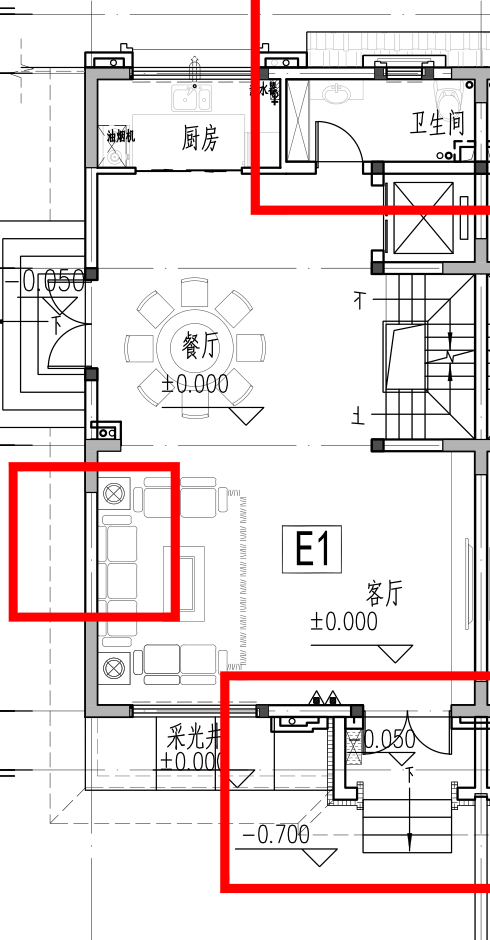
#> input picture drawings/输入01_别墅一层平面图.png, 490 x 940 px, found by its file name
$ python crop.py
#> lines starting #> are read from the running program, lines starting #| are printed output that depends on the picture
# -*- coding: utf-8 -*-
import os
from PIL import Image

SRC1 = r'D:\图片\留存记录\文章\火山\202609Seed-2.1-pro约稿\参考资料\图纸\挑选\输入01_别墅一层平面图.png'
SRC2 = r'D:\图片\留存记录\文章\火山\202609Seed-2.1-pro约稿\参考资料\图纸\挑选\输入02_别墅二层平面图.png'
OUT = r'D:\code\Drawing\_work'
os.makedirs(OUT, exist_ok=True)

def tiles(src, tag, W, H, rows, cols, scale=3):
#> called with tag = 'f1', W = 490, H = 940, rows = 4, cols = 2, scale = 3
    im = Image.open(src).convert('RGB')
#> im is the input picture: PIL image 490x940 RGB; mean R, G, B 235.8, 226.6, 226.6
    w, h = im.size
#> w = 490; h = 940
    rh = h // rows
#> rh = 235
    cw = w // cols
#> cw = 245
    ov_r = int(rh * 0.18)
#> ov_r = 42
    ov_c = int(cw * 0.18)
#> ov_c = 44
    for r in range(rows):
        for c in range(cols):
            t = max(0, r*rh - (ov_r if r > 0 else 0))
            b = min(h, (r+1)*rh + (ov_r if r < rows-1 else 0))
            l = max(0, c*cw - (ov_c if c > 0 else 0))
            rr = min(w, (c+1)*cw + (ov_c if c < cols-1 else 0))
            crop = im.crop((l, t, rr, b))
            crop = crop.resize((crop.width*scale, crop.height*scale), Image.LANCZOS)
            crop.save(os.path.join(OUT, f'{tag}_r{r}c{c}.png'))
            print(tag, r, c, (l,t,rr,b))
#> this loop made 4 passes
#> pass 1, in tiles, `crop.save(os.path.join(OUT, f'{tag}_r{r}c{c}.png'))`:
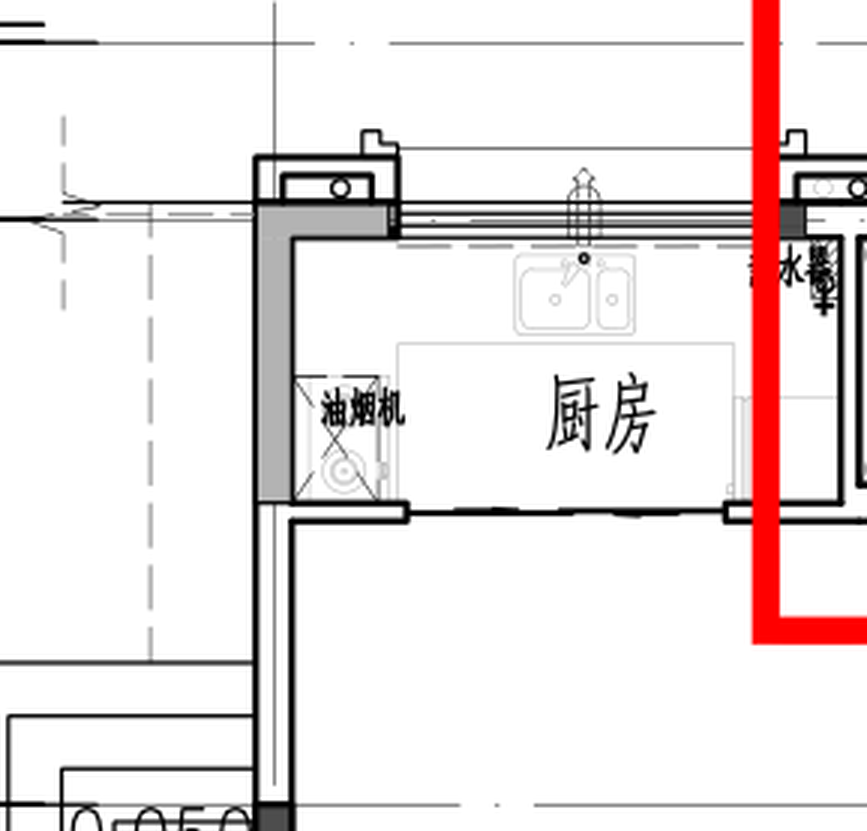
#> saved as f1_r0c0.png: PIL image 867x831 RGB; mean R, G, B 235.1, 227.9, 227.9
#> pass 1, in tiles, `crop.save(os.path.join(OUT, f'{tag}_r{r}c{c}.png'))`:
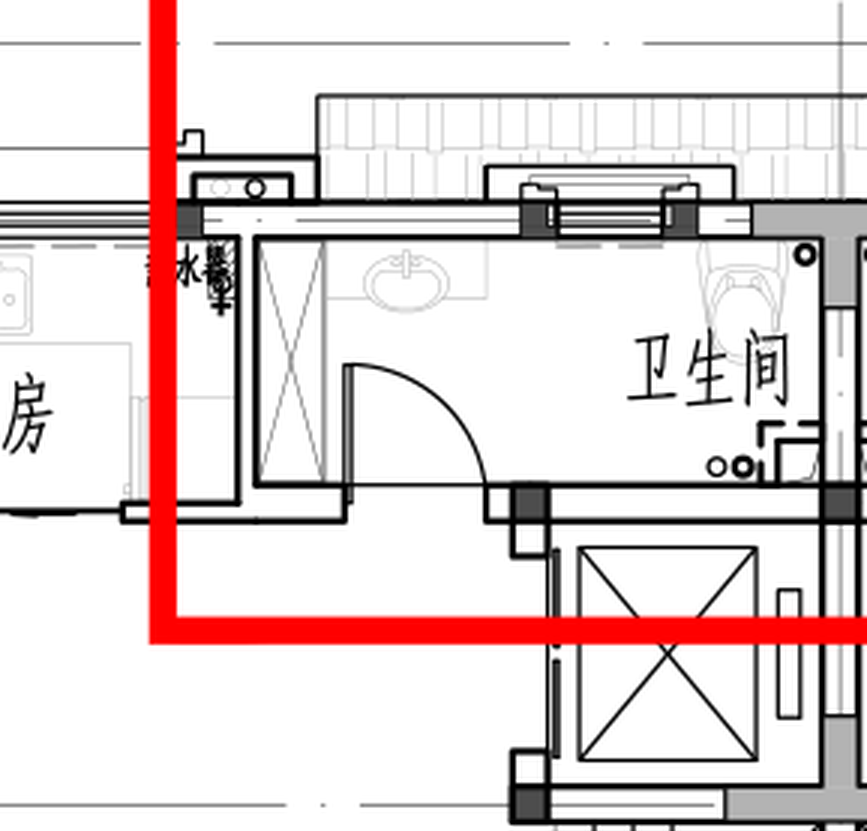
#> saved as f1_r0c1.png: PIL image 867x831 RGB; mean R, G, B 226.8, 213.7, 213.7
#> after the loop:
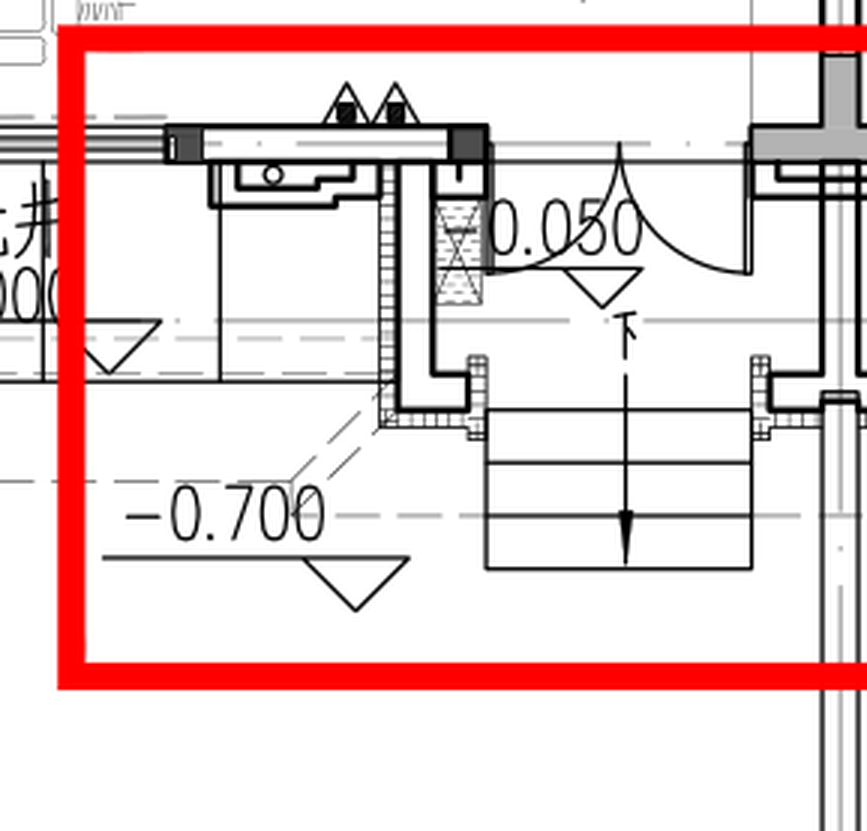
#> crop: PIL image 867x831 RGB; mean R, G, B 232.7, 211.1, 211.1

tiles(SRC1, 'f1', 490, 940, rows=4, cols=2, scale=3)
tiles(SRC2, 'f2', 490, 920, rows=4, cols=2, scale=3)
#> call 2 of tiles, with tag = 'f2', W = 490, H = 920, rows = 4, cols = 2, scale = 3
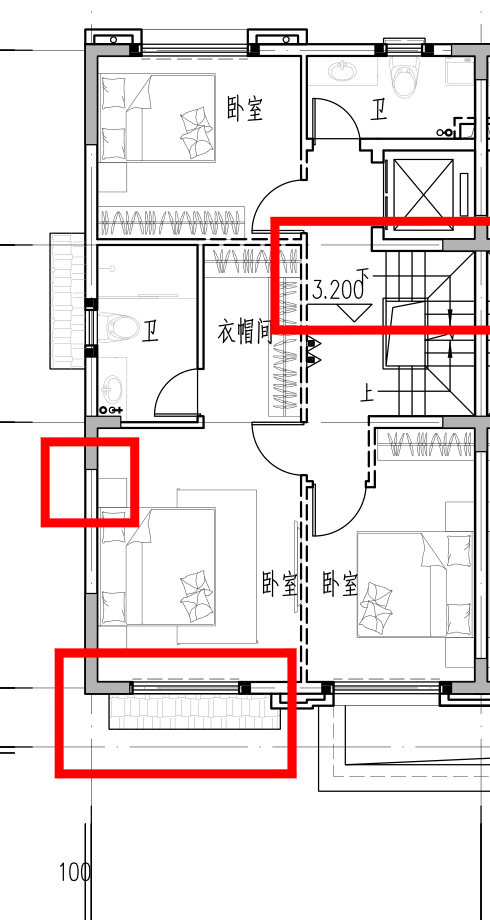
#> input picture drawings/输入02_别墅二层平面图.png, 490 x 920 px, found by its file name
#> in tiles, im is the input picture: PIL image 490x920 RGB; mean R, G, B 236.5, 228.4, 228.4
#> the loop in tiles (call 2), `for r in range(rows):` made 4 passes
#> pass 1, in tiles (call 2), `crop.save(os.path.join(OUT, f'{tag}_r{r}c{c}.png'))`:
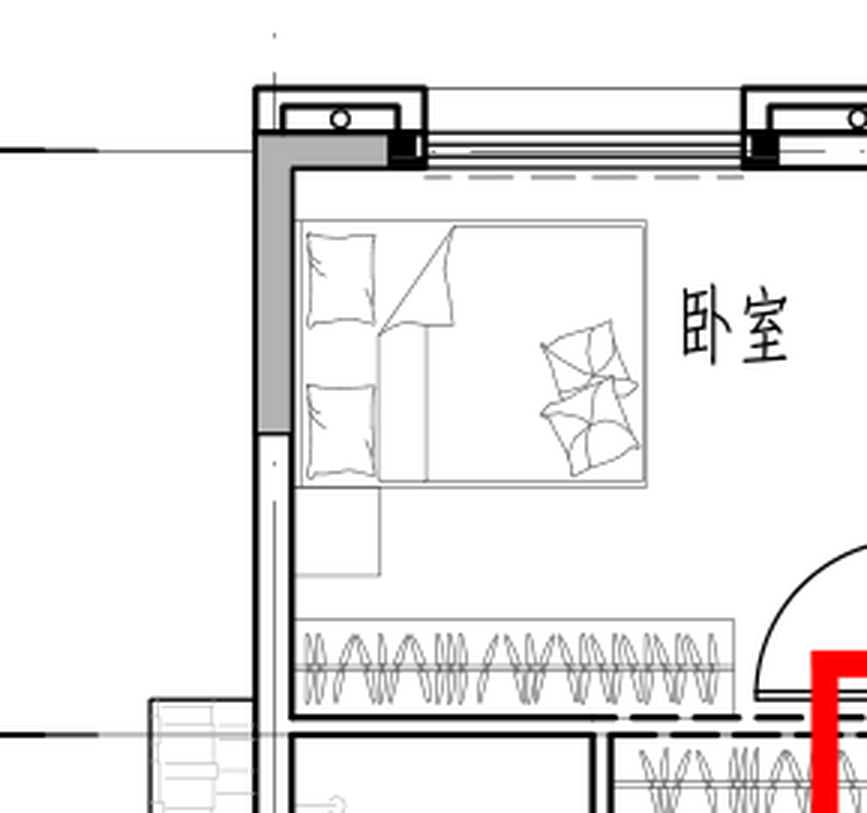
#> saved as f2_r0c0.png: PIL image 867x813 RGB; mean R, G, B 234.5, 232.7, 232.7
#> pass 1, in tiles (call 2), `crop.save(os.path.join(OUT, f'{tag}_r{r}c{c}.png'))`:
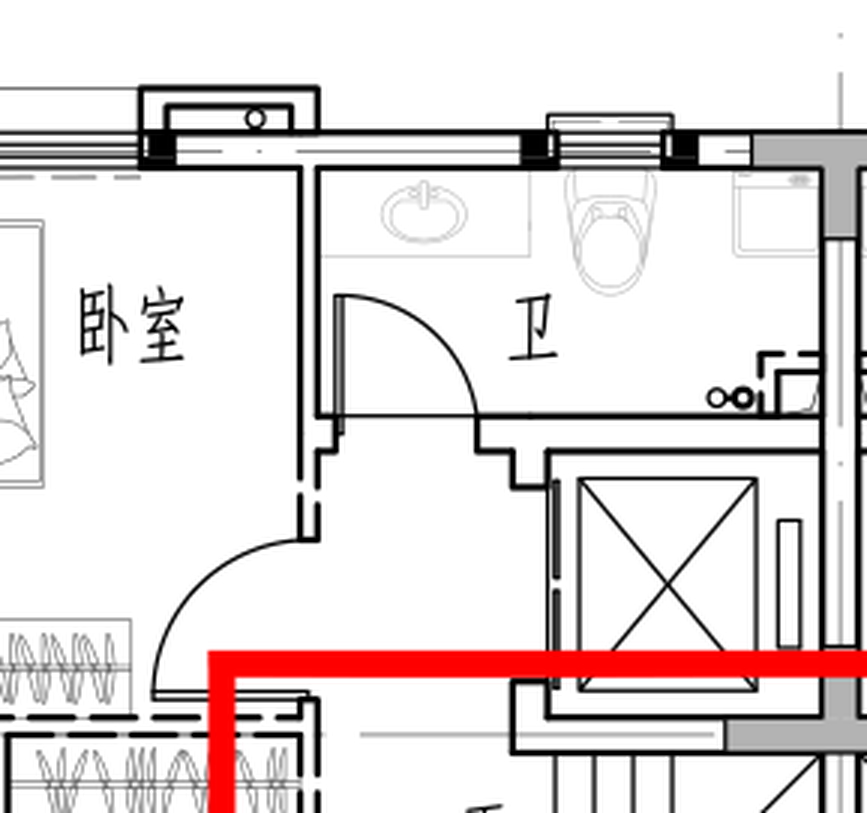
#> saved as f2_r0c1.png: PIL image 867x813 RGB; mean R, G, B 226.9, 219.1, 219.1
#> after the loop in tiles (call 2), `for r in range(rows):`:
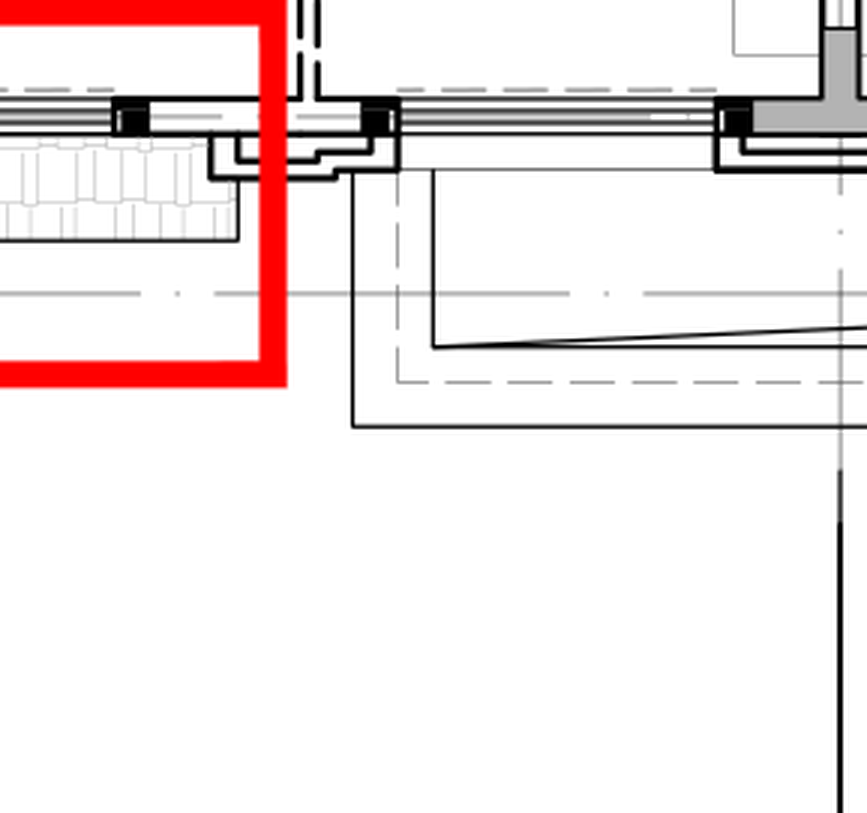
#> crop: PIL image 867x813 RGB; mean R, G, B 240.9, 232, 232
print('done')
